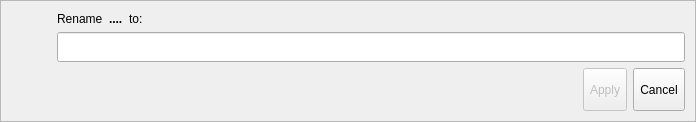
<?xml version="1.0" encoding="UTF-8"?>
<ui version="4.0">
 <class>ObjectRenameWidget</class>
 <widget class="QDialog" name="ObjectRenameWidget">
  <property name="geometry">
   <rect>
    <x>0</x>
    <y>0</y>
    <width>696</width>
    <height>122</height>
   </rect>
  </property>
  <property name="sizePolicy">
   <sizepolicy hsizetype="Preferred" vsizetype="Preferred">
    <horstretch>0</horstretch>
    <verstretch>0</verstretch>
   </sizepolicy>
  </property>
  <property name="minimumSize">
   <size>
    <width>400</width>
    <height>0</height>
   </size>
  </property>
  <property name="windowTitle">
   <string>Form</string>
  </property>
  <property name="autoFillBackground">
   <bool>false</bool>
  </property>
  <property name="styleSheet">
   <string notr="true"/>
  </property>
  <property name="modal">
   <bool>true</bool>
  </property>
  <layout class="QGridLayout" name="gridLayout_2">
   <property name="leftMargin">
    <number>0</number>
   </property>
   <property name="topMargin">
    <number>0</number>
   </property>
   <property name="rightMargin">
    <number>0</number>
   </property>
   <property name="bottomMargin">
    <number>0</number>
   </property>
   <property name="spacing">
    <number>0</number>
   </property>
   <item row="0" column="0">
    <widget class="QFrame" name="frame">
     <property name="sizePolicy">
      <sizepolicy hsizetype="Preferred" vsizetype="Preferred">
       <horstretch>0</horstretch>
       <verstretch>0</verstretch>
      </sizepolicy>
     </property>
     <property name="minimumSize">
      <size>
       <width>0</width>
       <height>0</height>
      </size>
     </property>
     <property name="maximumSize">
      <size>
       <width>16777215</width>
       <height>16777215</height>
      </size>
     </property>
     <property name="autoFillBackground">
      <bool>false</bool>
     </property>
     <property name="frameShape">
      <enum>QFrame::StyledPanel</enum>
     </property>
     <property name="frameShadow">
      <enum>QFrame::Raised</enum>
     </property>
     <layout class="QGridLayout" name="gridLayout_3">
      <property name="leftMargin">
       <number>10</number>
      </property>
      <property name="topMargin">
       <number>10</number>
      </property>
      <property name="rightMargin">
       <number>10</number>
      </property>
      <property name="bottomMargin">
       <number>10</number>
      </property>
      <item row="0" column="0">
       <spacer name="horizontalSpacer">
        <property name="orientation">
         <enum>Qt::Horizontal</enum>
        </property>
        <property name="sizeType">
         <enum>QSizePolicy::Fixed</enum>
        </property>
        <property name="sizeHint" stdset="0">
         <size>
          <width>32</width>
          <height>15</height>
         </size>
        </property>
       </spacer>
      </item>
      <item row="1" column="0">
       <widget class="QLabel" name="obj_icon_lbl">
        <property name="minimumSize">
         <size>
          <width>40</width>
          <height>40</height>
         </size>
        </property>
        <property name="maximumSize">
         <size>
          <width>40</width>
          <height>40</height>
         </size>
        </property>
        <property name="frameShape">
         <enum>QFrame::NoFrame</enum>
        </property>
        <property name="frameShadow">
         <enum>QFrame::Plain</enum>
        </property>
        <property name="text">
         <string/>
        </property>
        <property name="scaledContents">
         <bool>true</bool>
        </property>
        <property name="alignment">
         <set>Qt::AlignLeading|Qt::AlignLeft|Qt::AlignVCenter</set>
        </property>
       </widget>
      </item>
      <item row="0" column="2">
       <widget class="QLabel" name="obj_name_lbl">
        <property name="sizePolicy">
         <sizepolicy hsizetype="Fixed" vsizetype="Preferred">
          <horstretch>0</horstretch>
          <verstretch>0</verstretch>
         </sizepolicy>
        </property>
        <property name="font">
         <font>
          <bold>true</bold>
         </font>
        </property>
        <property name="text">
         <string>....</string>
        </property>
       </widget>
      </item>
      <item row="0" column="1">
       <widget class="QLabel" name="rename_lbl">
        <property name="sizePolicy">
         <sizepolicy hsizetype="Fixed" vsizetype="Preferred">
          <horstretch>0</horstretch>
          <verstretch>0</verstretch>
         </sizepolicy>
        </property>
        <property name="text">
         <string>Rename</string>
        </property>
       </widget>
      </item>
      <item row="0" column="3">
       <widget class="QLabel" name="to_lbl">
        <property name="sizePolicy">
         <sizepolicy hsizetype="Expanding" vsizetype="Preferred">
          <horstretch>0</horstretch>
          <verstretch>0</verstretch>
         </sizepolicy>
        </property>
        <property name="text">
         <string>to:</string>
        </property>
       </widget>
      </item>
      <item row="2" column="0">
       <spacer name="verticalSpacer">
        <property name="orientation">
         <enum>Qt::Vertical</enum>
        </property>
        <property name="sizeHint" stdset="0">
         <size>
          <width>20</width>
          <height>40</height>
         </size>
        </property>
       </spacer>
      </item>
      <item row="1" column="1" rowspan="2" colspan="3">
       <layout class="QGridLayout" name="gridLayout">
        <item row="0" column="0" colspan="3">
         <widget class="QLineEdit" name="new_name_edt">
          <property name="minimumSize">
           <size>
            <width>0</width>
            <height>30</height>
           </size>
          </property>
          <property name="clearButtonEnabled">
           <bool>true</bool>
          </property>
         </widget>
        </item>
        <item row="1" column="0">
         <spacer name="horizontalSpacer_2">
          <property name="orientation">
           <enum>Qt::Horizontal</enum>
          </property>
          <property name="sizeHint" stdset="0">
           <size>
            <width>58</width>
            <height>20</height>
           </size>
          </property>
         </spacer>
        </item>
        <item row="1" column="1">
         <widget class="QToolButton" name="apply_tb">
          <property name="enabled">
           <bool>false</bool>
          </property>
          <property name="sizePolicy">
           <sizepolicy hsizetype="Preferred" vsizetype="Preferred">
            <horstretch>0</horstretch>
            <verstretch>0</verstretch>
           </sizepolicy>
          </property>
          <property name="toolTip">
           <string>Rename</string>
          </property>
          <property name="text">
           <string>Apply</string>
          </property>
          <property name="icon">
           <iconset resource="../../res/resources.qrc">
            <normaloff>:/icons/icons/confirm.png</normaloff>:/icons/icons/confirm.png</iconset>
          </property>
          <property name="iconSize">
           <size>
            <width>28</width>
            <height>28</height>
           </size>
          </property>
          <property name="toolButtonStyle">
           <enum>Qt::ToolButtonTextBesideIcon</enum>
          </property>
         </widget>
        </item>
        <item row="1" column="2">
         <widget class="QToolButton" name="cancel_tb">
          <property name="sizePolicy">
           <sizepolicy hsizetype="Preferred" vsizetype="Preferred">
            <horstretch>0</horstretch>
            <verstretch>0</verstretch>
           </sizepolicy>
          </property>
          <property name="toolTip">
           <string>Cancel</string>
          </property>
          <property name="text">
           <string>Cancel</string>
          </property>
          <property name="icon">
           <iconset resource="../../res/resources.qrc">
            <normaloff>:/icons/icons/close1.png</normaloff>:/icons/icons/close1.png</iconset>
          </property>
          <property name="iconSize">
           <size>
            <width>28</width>
            <height>28</height>
           </size>
          </property>
          <property name="toolButtonStyle">
           <enum>Qt::ToolButtonTextBesideIcon</enum>
          </property>
         </widget>
        </item>
       </layout>
      </item>
     </layout>
    </widget>
   </item>
  </layout>
 </widget>
 <resources>
  <include location="../../res/resources.qrc"/>
  <include location="../../res/resources.qrc"/>
 </resources>
 <connections/>
</ui>
